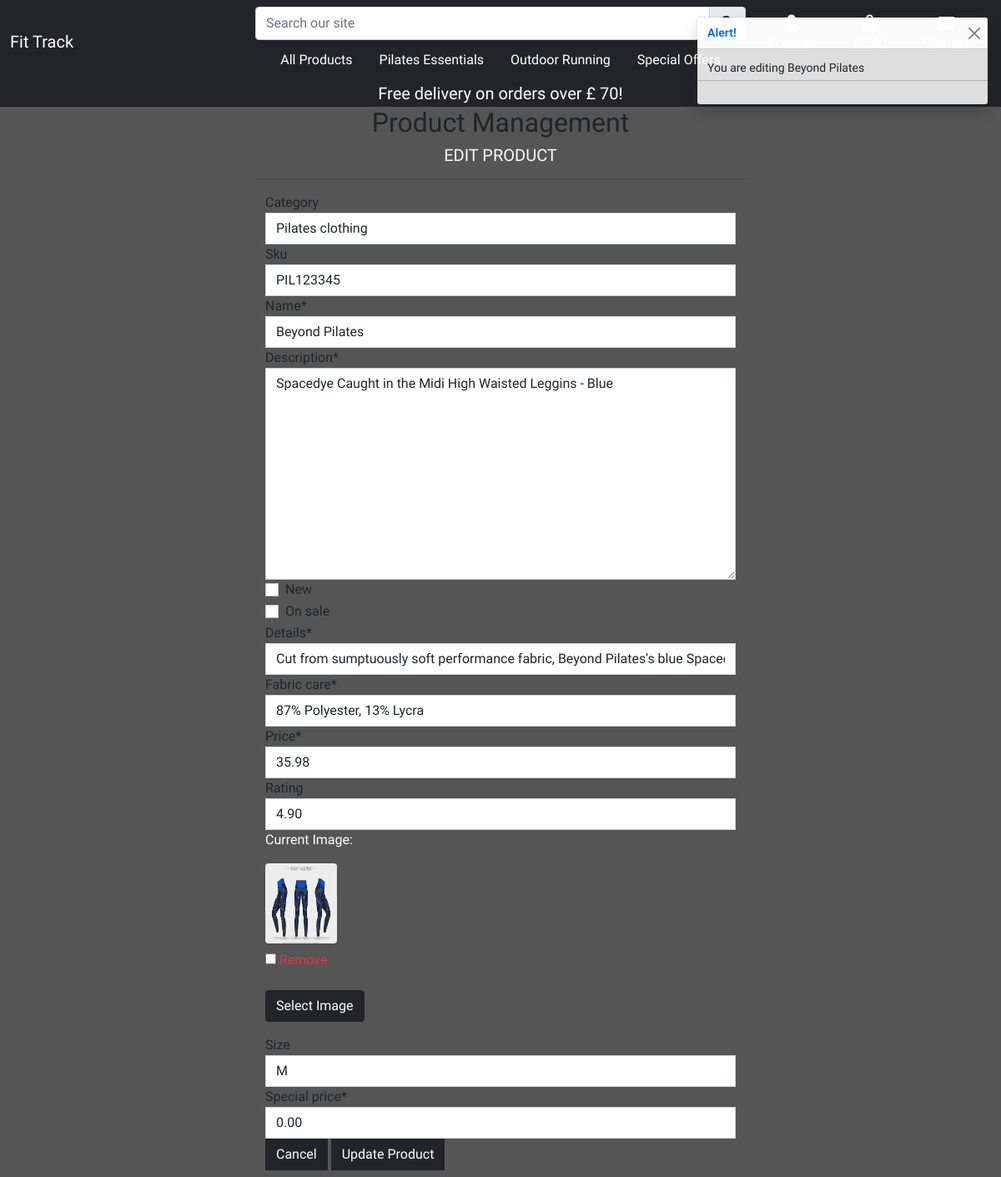
Before: /products/edit/1/ (signed in) with the older database file.
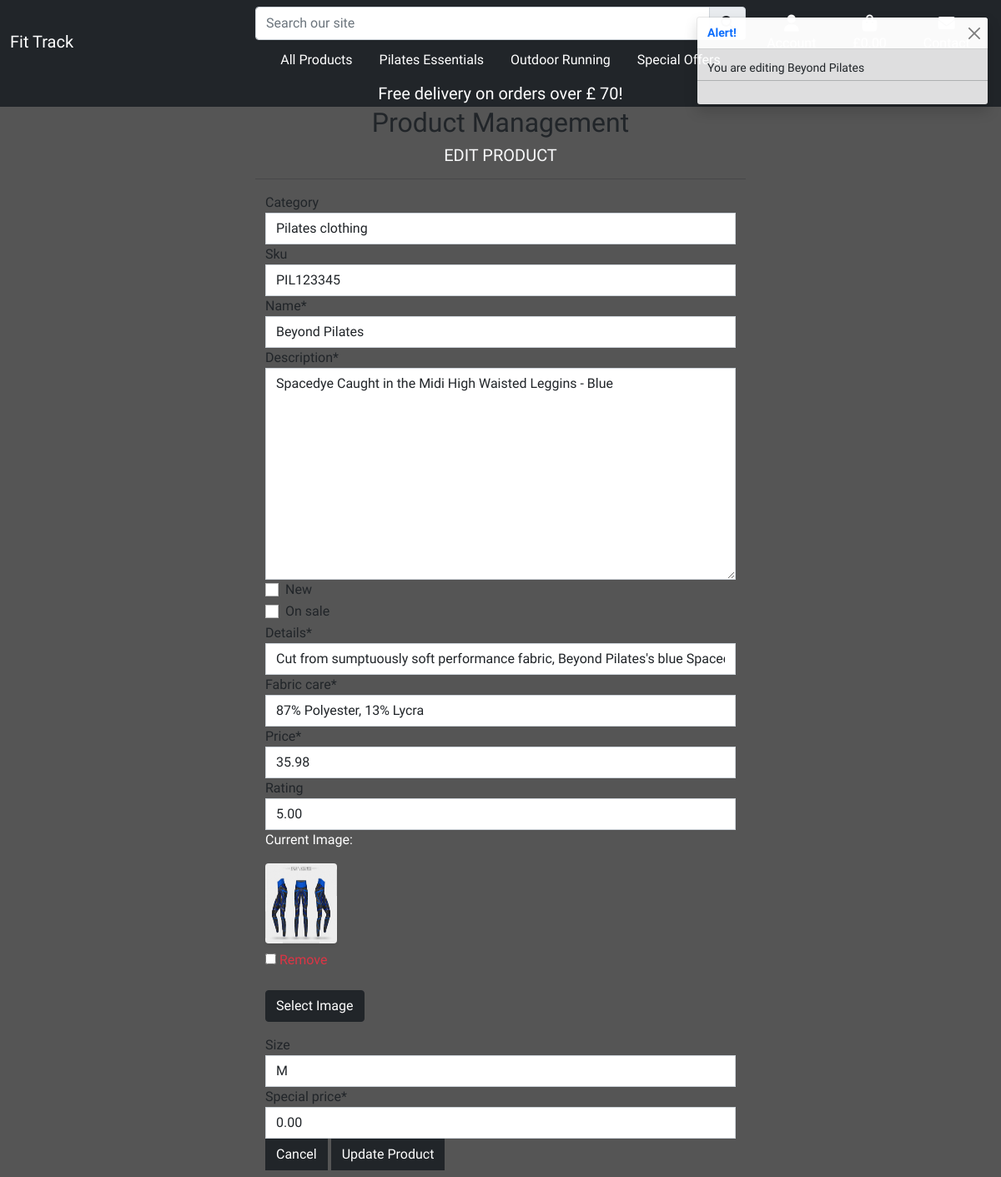
After: the same page with the newer database file.
### products/models.py (models this page shows, shortened)
class Product(models.Model):
    category = models.ForeignKey('Category', null=True, blank=True, on_delete=models.SET_NULL)
    sku = models.CharField(max_length=254, null=True, blank=True)
    name = models.CharField(max_length=254)
    different_size = models.BooleanField(default=False)
    description = models.TextField()
    new = models.BooleanField(default=False)
    on_sale = models.BooleanField(default=False)
    all_specials = models.BooleanField(default=False)
    details = models.CharField(max_length=360)
    materials = models.CharField(max_length=254, null=True,default=None)
    fabric_care = models.CharField(max_length=360)
    price = models.DecimalField(max_digits=6, decimal_places=2)
    rating = models.DecimalField(max_digits=6, decimal_places=2, null=True, blank=True)
    image = models.ImageField(null=True, blank=True)
    size = models.CharField(max_length=254, null=True, blank=True)
    weight =  models.CharField(max_length=254, null=True, blank=True)
    special_price = models.DecimalField(
        max_digits=6, decimal_places=2, null=False, blank=False, default=0)

### products/views.py (the view)
# urls.py: path('edit/<int:product_id>/', views.edit_product, name='edit_product'),
@login_required
def edit_product(request, product_id):
    if not request.user.is_superuser:
        messages.error(request, 'Sorry, only store owners can do that.')
        return redirect(reverse('home'))
    product = get_object_or_404(Product, pk=product_id)
    if request.method == 'POST':
        form = ProductForm(request.POST, request.FILES, instance=product)
        if form.is_valid():
            form.save()
            messages.success(request, 'Successfully updated product!')
            return redirect(reverse('product_detail', args=[product.id]))
        else:
            messages.error(request, 'Failed to update product. Please ensure the form is valid.')
    else:
        form = ProductForm(instance=product)
        messages.info(request, f'You are editing {product.name}')
    template = 'products/edit_product.html'
    context = {
        'form': form,
        'product': product,
    }
    return render(request, template, context)

### products/forms.py
class ProductForm(forms.ModelForm):
    class Meta:
        model = Product
        fields = [
            'category',
            'sku',
            'name',
            'description',
            'new',
            'on_sale',
            'details',
            'fabric_care',
            'price',
            'rating',
            'image',
            'size',
            'special_price',
        ]
    image = forms.ImageField(
    label='Image', required=False, widget=CustomClearableFileInput)
    def __init__(self, *args, **kwargs):
        super().__init__(*args, **kwargs)
        categories = Category.objects.all()
        friendly_names = [(c.id, c.get_friendly_name()) for c in categories]
        self.fields['category'].choices = friendly_names
        for field_name, field in self.fields.items():
            field.widget.attrs['class'] = 'border-black rounded-0'

### products/models.py (called while the page is built)
    def get_friendly_name(self):
        return self.friendly_name

### products/templates/products/edit_product.html (shortened to what this page needs)
{% extends "base.html"%}
{% load static %}
{% block content %}
<div class="cover"></div>
<div class="container-fluid vh-100 clear-nav">
    {% include 'includes/banner.html'%}
    <div class="row">
        <div class="col text-center ">
            <h2 class="text-dark">Product Management</h2>
            <h5 class="text-light text-uppercase">Edit Product</h5>
            <hr class="w-50 mx-auto mb-3">
        </div>
    </div>
    <div class="row col-12 col-md-6 mx-auto">
        <form method="POST" action="{% url 'edit_product' product.id %}" class="form mb-2" enctype="multipart/form-data">
            {% for field in form %}
                {% if field.name != 'image' %}
                    {{ field | as_crispy_field }}
                {% else %}
                    {{ field }}
                {% endif %}
            {% endfor %}
            <div class="text-right">
                <a class="btn btn-dark rounded-0" href="{% url 'products' %}">Cancel</a>
                <button class="btn btn-dark rounded-0" type="submit">Update Product</button>
            </div>
        </form>
    </div>
</div>
{% endblock %}

Changed rows visible on the page:
changed Product "Pilates clothing": rating "4.90" → "5.00"
